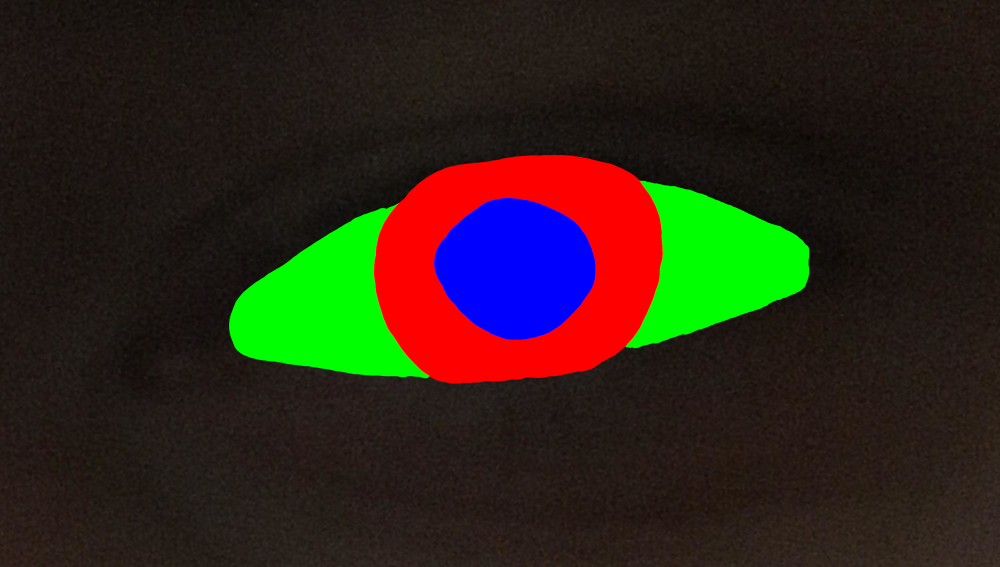
#> input picture images/35_2p_Ls_2.png, 3000 x 1700 px (shown at 1/3 size)
$ python annotation_fix.py
#> lines starting #> are read from the running program, lines starting #| are printed output that depends on the picture; after the words box and inside, x2 and y2 are one past the last pixel; in counts of white or black regions, pixels touching at a corner belong together
#> further down, image is the input picture: shape (1700, 3000, 3); mean B, G, R 25.1, 36.9, 44.6
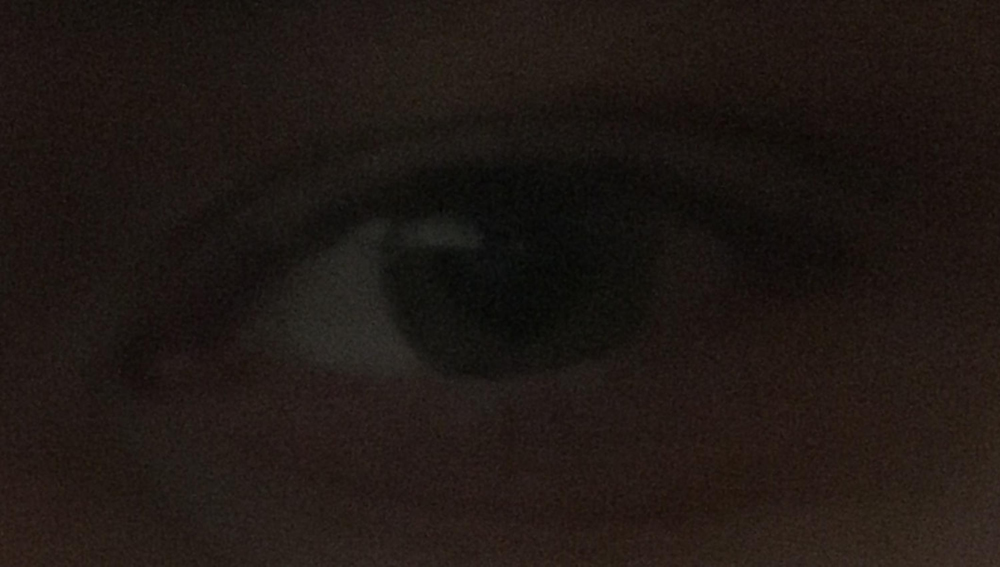
#> input picture images/35_2p_Ls_2.jpg, 3000 x 1700 px (shown at 1/3 size)
#> further down, original is the input picture: shape (1700, 3000, 3); mean B, G, R 20.2, 23.9, 31.8
import numpy as np
import cv2 as cv


def get_contour_coordinates(contour):
    coordinates = list()
    approx_biggest = cv.approxPolyDP(contour, 0.009 * cv.arcLength(contour, True), True)
    n = approx_biggest.ravel()
    i = 0
    for j in n:
        if i % 2 == 0:
            x = n[i]
            y = n[i + 1]
            coordinates.append((x, y))
        i += 1
    return coordinates


def process_image():
    # Load image
    print(image.shape)
#| (1700, 3000, 3)
    img_hsv = cv.cvtColor(image, cv.COLOR_BGR2HSV)
#> img_hsv: shape (1700, 3000, 3); mean H, S, V 16.4, 120.9, 68.2

    # Find red contours
    mask_red1 = cv.inRange(img_hsv, np.array([0, 245, 245]), np.array([0, 255, 255]))
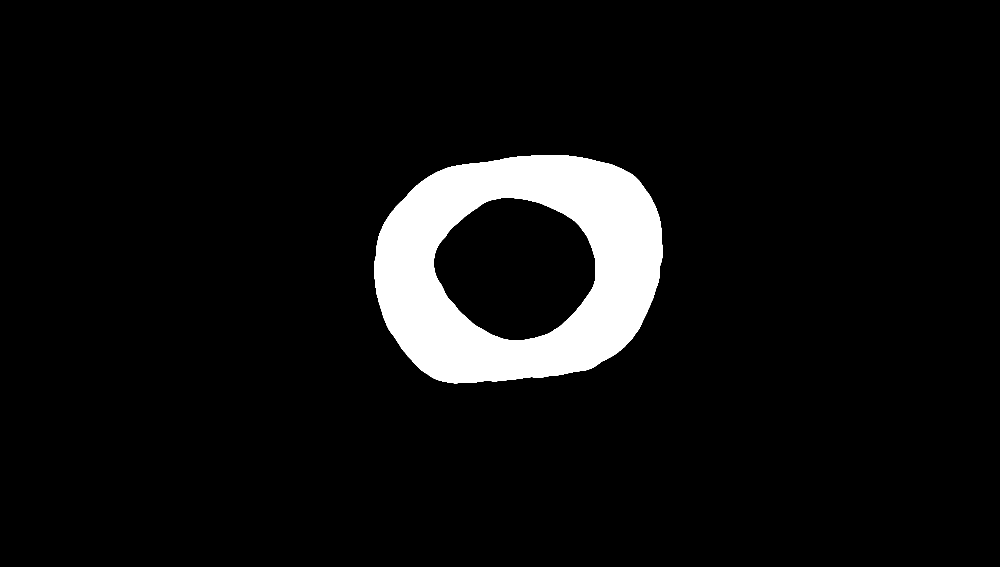
#> mask_red1: shape (1700, 3000) (shown at 1/3 size); 6.5% white; 1 white region, box (x1, y1, x2, y2) and area: (1122, 466, 1988, 1150) 332378
    mask_red2 = cv.inRange(img_hsv, np.array([0, 255, 255]), np.array([0, 255, 255]))
#> mask_red2: shape (1700, 3000); 6.5% white; 1 white region
    mask_red = mask_red1 + mask_red2
    contours_red, _ = cv.findContours(mask_red, cv.RETR_EXTERNAL, cv.CHAIN_APPROX_SIMPLE)
#> contours_red = 1 contour; box (x1, y1, x2, y2) and area: (1122, 466, 1988, 1150) 485982
    biggest_contour_red = max(contours_red, key=cv.contourArea)
#> biggest_contour_red = contour of 997 points, box (x1, y1, x2, y2) (1122, 466, 1988, 1150), area 485982

    # Find green contours
    mask_green = cv.inRange(img_hsv, np.array([50, 50, 120]), np.array([70, 255, 255]))
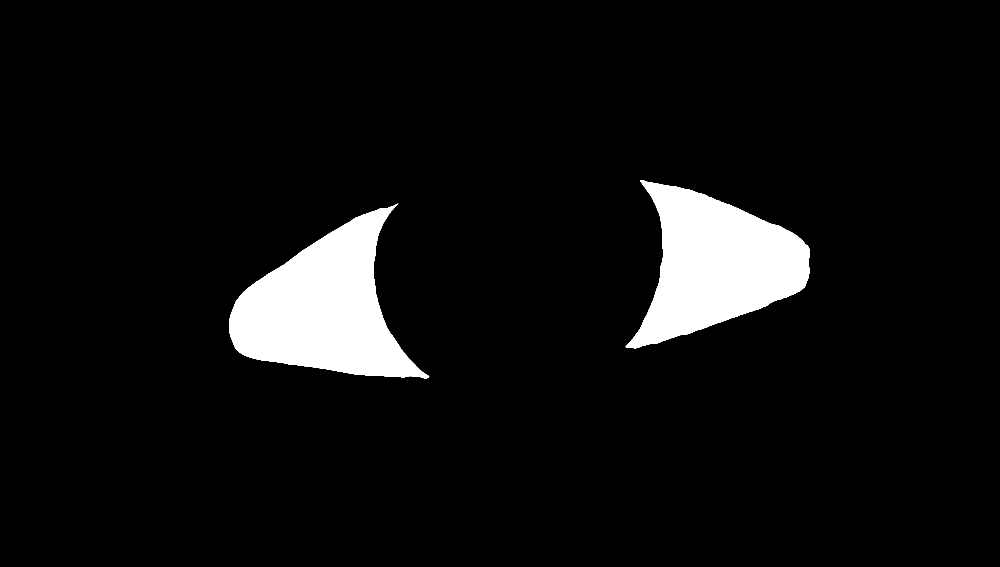
#> mask_green: shape (1700, 3000) (shown at 1/3 size); 6.2% white; 2 white regions
    contours_green, _ = cv.findContours(mask_green, cv.RETR_EXTERNAL, cv.CHAIN_APPROX_SIMPLE)
#> contours_green = 2 contours; box (x1, y1, x2, y2) and area: (687, 610, 1288, 1135) 163611, (1877, 542, 2428, 1045) 152977
    biggest_contour_green = max(contours_green, key=cv.contourArea)
#> biggest_contour_green = contour of 842 points, box (x1, y1, x2, y2) (687, 610, 1288, 1135), area 163611
    # Create list of contours to fill inside
    contours_green_final = list()
    if cv.contourArea(biggest_contour_green) > 5000:
        contours_green_final.append(biggest_contour_green)
    # Get coordinates of the biggest green contour
    coordinates_green_biggest = get_contour_coordinates(biggest_contour_green)
#> in get_contour_coordinates, `approx_biggest = cv.approxPolyDP(contour, 0.009 * cv.arcLength(contour..`: approx_biggest = contour of 10 points, box (x1, y1, x2, y2) (688, 610, 1284, 1134), area 161054
#> in get_contour_coordinates, `n = approx_biggest.ravel()`: n = 20 values, max 1283 at index 12, min 610 at index 1, mean 956.5
#> the loop in get_contour_coordinates, `for j in n:` made 20 passes
#> (j, x, y) on passes 1, 3, 5, 7, 9, 11, 13, 15, 17, 19: (1194, 1194, 610), (1062, 1062, 655), (732, 732, 874), (688, 688, 959), (708, 708, 1047), (1062, 1062, 1122), (1283, 1283, 1133), (1165, 1165, 991), (1126, 1126, 877), (1133, 1133, 708)
#> j on passes 2, 4, 6, 8, 10, 12: 610, 655, 874, 959, 1047, 1122
#> after the loop in get_contour_coordinates, `for j in n:`: coordinates = [(1194, 610), (1062, 655), (732, 874), (688, 959), (708, 1047), (1062, 1122), (1283, 1133), (1165, 991), (1126, 877), (1133, 708)]; i = 20
#> coordinates_green_biggest has the same summary as coordinates in get_contour_coordinates
    coordinates_green_biggest = sorted(coordinates_green_biggest, key=lambda tup: tup[1])
#> coordinates_green_biggest = [(1194, 610), (1062, 655), (1133, 708), (732, 874), (1126, 877), (688, 959), (1165, 991), (708, 1047), (1062, 1122), (1283, 1133)]
    top_green_biggest = coordinates_green_biggest[0]
#> top_green_biggest = (1194, 610)
    bottom_green_biggest = coordinates_green_biggest[-1]
#> bottom_green_biggest = (1283, 1133)
    # Draw all green contours but the biggest one on the mask
    for c in contours_green:
        if not np.array_equal(biggest_contour_green, c):
            # Remove small contours
            if cv.contourArea(c) < 5000:
                continue
            # Get coordinates of other contours
            coordinates_green = get_contour_coordinates(c)
            coordinates_green = sorted(coordinates_green, key=lambda tup: tup[1])
            top_green_other = coordinates_green[0]
            bottom_green_other = coordinates_green[-1]
            # Check that coordinates match
            if bottom_green_other[1] < top_green_biggest[1] or top_green_other[1] > bottom_green_biggest[1]:
                continue
            else:
                contours_green_final.append(c)
#> this loop made 2 passes
#> (top_green_other, bottom_green_other) on pass 2: ((1920, 542), (1877, 1041))
#> after the loop, contours_green_final has the same summary as contours_green

    # Find blue contours
    mask_blue = cv.inRange(img_hsv, np.array([110, 50, 50]), np.array([130, 255, 255]))
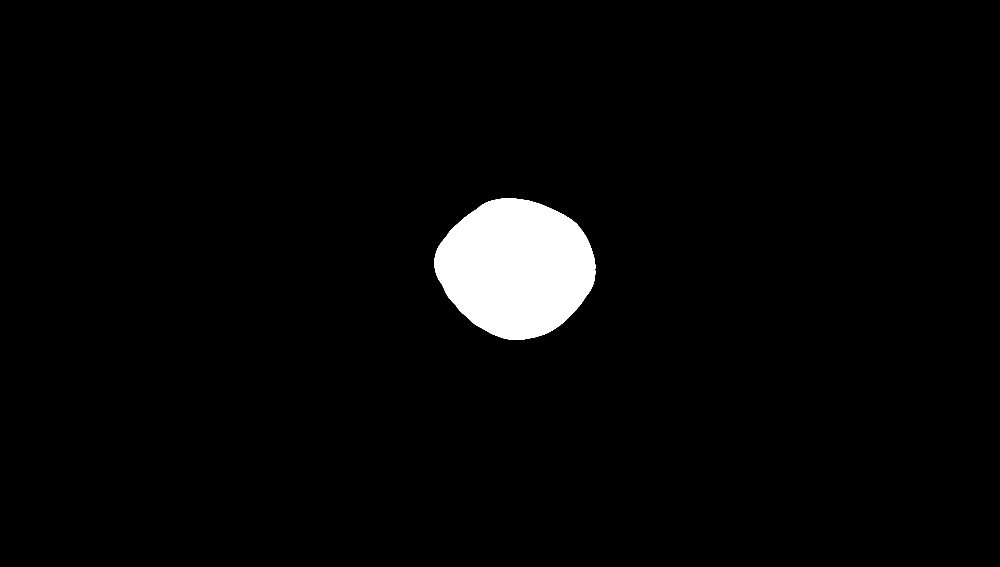
#> mask_blue: shape (1700, 3000) (shown at 1/3 size); 3% white; 1 white region
    contours_blue, _ = cv.findContours(mask_blue, cv.RETR_EXTERNAL, cv.CHAIN_APPROX_SIMPLE)
#> contours_blue = 1 contour; box (x1, y1, x2, y2) and area: (1303, 594, 1786, 1019) 151844
    biggest_contour_blue = max(contours_blue, key=cv.contourArea)
#> biggest_contour_blue = contour of 633 points, box (x1, y1, x2, y2) (1303, 594, 1786, 1019), area 151844

    # Fill missing edges
    hull_green = []
    for cnt in contours_green_final:
        hull_green.append(cv.convexHull(cnt, False))
#> this loop made 2 passes
#> after the loop, hull_green = 2 contours; box (x1, y1, x2, y2) and area: (687, 610, 1288, 1135) 207168, (1877, 542, 2428, 1045) 185138
    cv.drawContours(original, hull_green, -1, (0, 255, 0), -1)
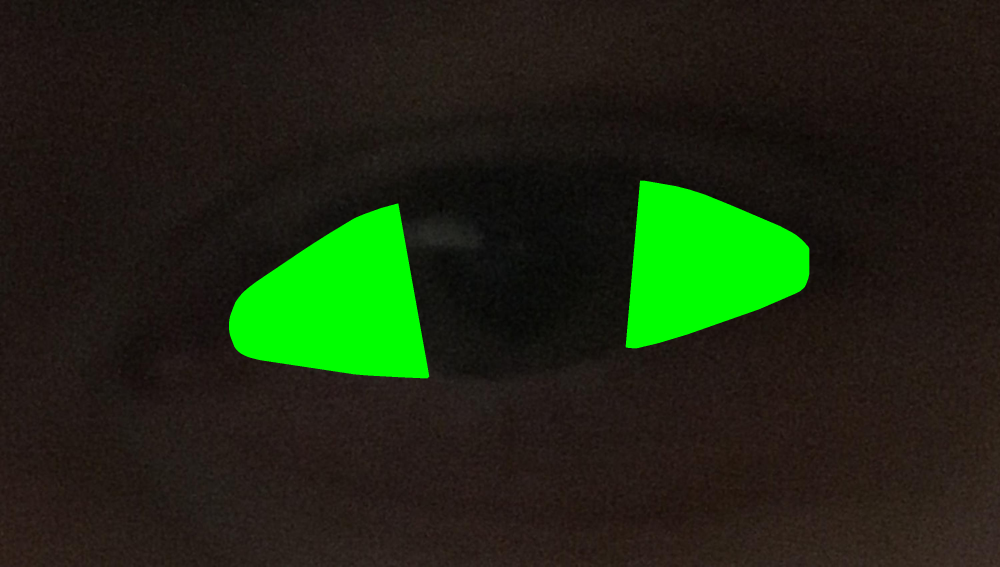
#> original: shape (1700, 3000, 3) (shown at 1/3 size); mean B, G, R 18.5, 41.6, 29.5
    if cv.contourArea(biggest_contour_red) > 5000:
        hull_red = cv.convexHull(biggest_contour_red, False)
#> hull_red = contour of 115 points, box (x1, y1, x2, y2) (1122, 466, 1988, 1150), area 487869
        cv.drawContours(original, [hull_red], -1, (0, 0, 255), -1)
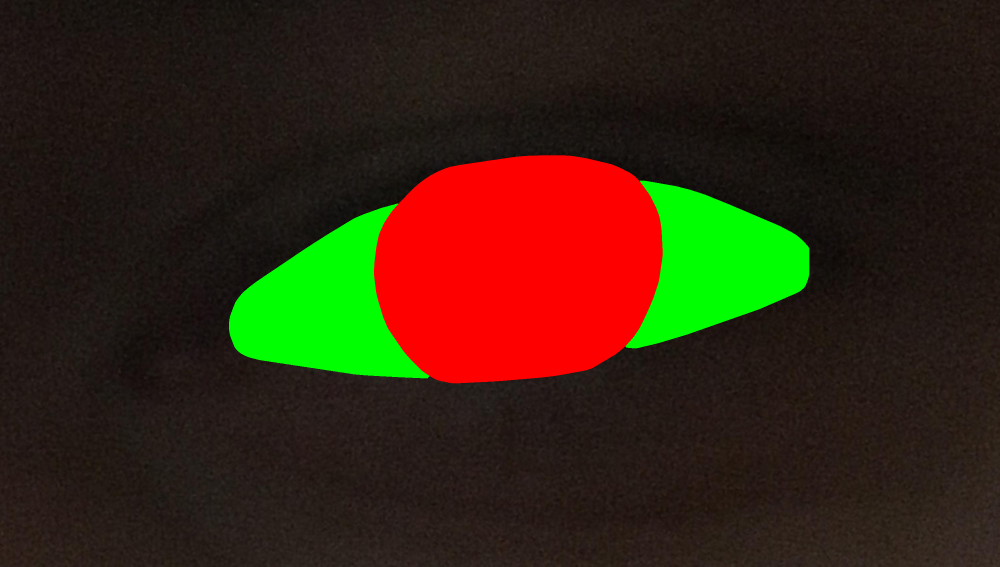
#> original: shape (1700, 3000, 3) (shown at 1/3 size); mean B, G, R 17.4, 36.7, 52.6

    # Fill inside of final contours with correct color
    cv.drawContours(original, contours_green_final, -1, (0, 255, 0), -1)
    if cv.contourArea(biggest_contour_red) > 5000:
        cv.drawContours(original, [biggest_contour_red], -1, (0, 0, 255), -1)
    if cv.contourArea(biggest_contour_blue) > 5000:
        cv.drawContours(original, [biggest_contour_blue], -1, (255, 0, 0), -1)

    # Write to original image
    cv.imwrite(output, original)


# Parametri
basename = "35_2p_Ls_2"
image = cv.imread('images/' + basename + '.png')
output = "output.png"
original = cv.imread('images/' + basename + '.jpg')

process_image()
